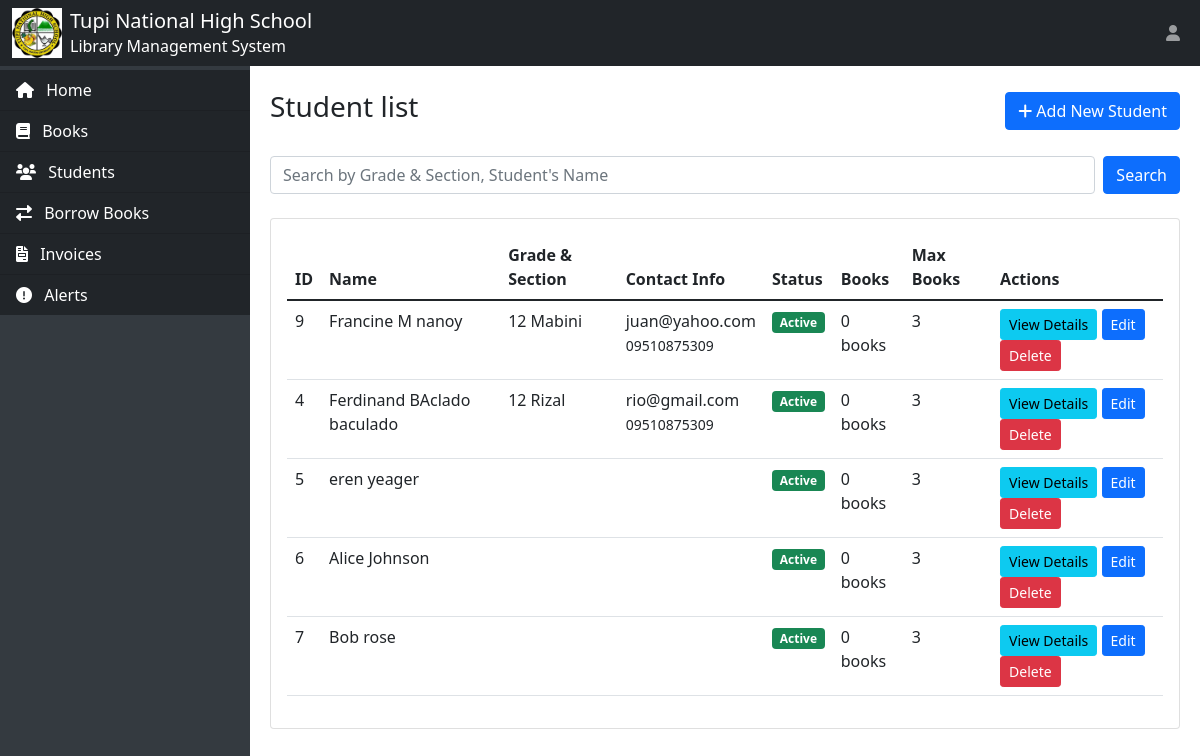
Page /students.php (signed in) on the committed database.
### tables this page shows
CREATE TABLE `students` (
  `student_id` int(11) NOT NULL,
  `first_name` varchar(50) NOT NULL,
  `middle_name` varchar(50) DEFAULT NULL,
  `last_name` varchar(50) NOT NULL,
  `email` varchar(30) NOT NULL,
  `grade_section` text DEFAULT NULL,
  `contact_number` varchar(15) DEFAULT NULL,
  `created_at` datetime DEFAULT current_timestamp(),
  `membership_status` enum('active','expired','suspended') DEFAULT 'active',
  `max_books` int(11) DEFAULT 3,
  `current_borrowed` int(11) DEFAULT 0,
  `total_penalties` decimal(10,2) DEFAULT 0.00
);

### students.php (the view, shortened to what this page needs)
<?php include 'login_first.php' ?>
<?php
include 'config.php';
include 'header.php';
$search = isset($_GET['search']) ? mysqli_real_escape_string($conn, $_GET['search']) : '';
$query = "SELECT
            s.*,
            (SELECT COUNT(*) FROM `borrowingtransactions` bt WHERE bt.borrower_id = s.`student_id` AND bt.status = 'borrowed') AS `current_borrowed`,
            s.`total_penalties`
          FROM `students` s
          WHERE 1=1";
$query .= " ORDER BY `created_at` DESC";
$result = mysqli_query($conn, $query);
?>
<div class="d-flex justify-content-between align-items-center mb-4">
    <h3>Student list</h3>
    <button type="button" class="btn btn-primary" data-bs-toggle="modal" data-bs-target="#addStudentModal">
        <i class="fas fa-plus"></i> Add New Student
    </button>
</div>
<div class="mb-4">
    <form method="GET" class="d-flex">
        <input type="text" class="form-control" name="search"
               placeholder="Search by Grade & Section, Student's Name"
               id="searchInput" value="<?php echo htmlspecialchars($search); ?>">
        <button type="submit" class="btn btn-primary ms-2">Search</button>
    </form>
</div>
<div class="card">
    <div class="card-body">
        <div class="table-responsive">
            <table class="table table-hover">
                <thead>
                    <tr>
                        <th>ID</th>
                        <th>Name</th>
                        <th>Grade & Section</th>
                        <th>Contact Info</th>
                        <th>Status</th>
                        <th>Books</th>
                        <th>Max Books</th>
                        <th>Actions</th>
                    </tr>
                </thead>
                <tbody>
                    <?php if (mysqli_num_rows($result) > 0): ?>
                        <?php while ($row = mysqli_fetch_assoc($result)): ?>
                            <tr>
                                <td><?php echo htmlspecialchars($row['student_id']); ?></td>
                                <td>
                                    <?php
                                        $full_name = htmlspecialchars($row['first_name']);
                                        if (!empty($row['middle_name'])) {
                                            $full_name .= ' ' . htmlspecialchars($row['middle_name']);
                                        }
                                        $full_name .= ' ' . htmlspecialchars($row['last_name']);
                                        echo $full_name;
                                    ?>
                                </td>
                                <td><?php echo htmlspecialchars($row['grade_section']); ?></td>
                                <td>
                                    <?php echo htmlspecialchars($row['email']); ?><br>
                                    <small><?php echo htmlspecialchars($row['contact_number']); ?></small>
                                </td>
                                <td>
                                    <span class="badge bg-<?php
                                        if ($row['membership_status'] === 'active') {
                                            echo 'success';
                                        } elseif ($row['membership_status'] === 'expired') {
                                            echo 'warning';
                                        } else {
                                            echo 'danger';
                                        }
                                    ?>">
                                        <?php echo ucfirst($row['membership_status']); ?>
                                    </span>
                                </td>
                                <td><?php echo (int)$row['current_borrowed']; ?> books</td>
                                <td><?php echo htmlspecialchars($row['max_books']); ?></td>
                                <td>
                                    <button class="btn btn-sm btn-info"
                                        onclick='viewDetails(<?php echo $row['student_id']; ?>)'>
                                        View Details
                                    </button>
                                    <button class="btn btn-sm btn-primary"
                                        onclick='editStudent(<?php echo json_encode($row, JSON_HEX_APOS | JSON_HEX_QUOT); ?>)'>
                                        Edit
                                    </button>
                                    <form method="POST" style="display: inline;">
                                        <button type="submit" name="delete_student" class="btn btn-sm btn-danger"
                                                onclick="return confirm('Are you sure you want to delete this student?')">
                                            Delete
                                        </button>
                                    </form>
                                </td>
                            </tr>
                        <?php endwhile; ?>
                    <?php else: ?>
                        <tr>
                            <td colspan="8" class="text-center">No students found.</td>
                        </tr>
                    <?php endif; ?>
                </tbody>
            </table>
        </div>
    </div>
</div>

### rows in the picture
students: student_id "9", full_name "Francine M nanoy", grade_section "12 Mabini", email "juan@yahoo.com", contact_number "09510875309", membership_status "Active", current_borrowed "0", max_books "3"
students: student_id "4", full_name "Ferdinand BAclado baculado", grade_section "12 Rizal", email "rio@gmail.com", contact_number "09510875309", membership_status "Active", current_borrowed "0", max_books "3"
students: student_id "5", full_name "eren yeager", membership_status "Active", current_borrowed "0", max_books "3"
students: student_id "6", full_name "Alice Johnson", membership_status "Active", current_borrowed "0", max_books "3"
students: student_id "7", full_name "Bob rose", membership_status "Active", current_borrowed "0", max_books "3"
